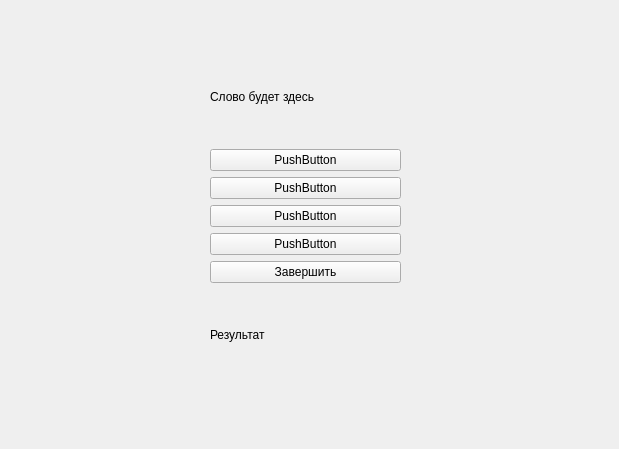
<?xml version="1.0" encoding="UTF-8"?>
<ui version="4.0">
 <class>LearnMode</class>
 <widget class="QWidget" name="LearnMode">
  <property name="geometry">
   <rect>
    <x>0</x>
    <y>0</y>
    <width>619</width>
    <height>449</height>
   </rect>
  </property>
  <property name="windowTitle">
   <string>Form</string>
  </property>
  <widget class="QWidget" name="">
   <property name="geometry">
    <rect>
     <x>210</x>
     <y>50</y>
     <width>191</width>
     <height>331</height>
    </rect>
   </property>
   <layout class="QVBoxLayout" name="verticalLayout">
    <item>
     <widget class="QLabel" name="wordLabel">
      <property name="text">
       <string>Слово будет здесь</string>
      </property>
     </widget>
    </item>
    <item>
     <widget class="QPushButton" name="choiceButton1">
      <property name="text">
       <string>PushButton</string>
      </property>
     </widget>
    </item>
    <item>
     <widget class="QPushButton" name="choiceButton2">
      <property name="text">
       <string>PushButton</string>
      </property>
     </widget>
    </item>
    <item>
     <widget class="QPushButton" name="choiceButton3">
      <property name="text">
       <string>PushButton</string>
      </property>
     </widget>
    </item>
    <item>
     <widget class="QPushButton" name="choiceButton4">
      <property name="text">
       <string>PushButton</string>
      </property>
     </widget>
    </item>
    <item>
     <widget class="QPushButton" name="backButton">
      <property name="text">
       <string>Завершить</string>
      </property>
     </widget>
    </item>
    <item>
     <widget class="QLabel" name="resultLabel">
      <property name="text">
       <string>Результат</string>
      </property>
     </widget>
    </item>
   </layout>
  </widget>
 </widget>
 <resources/>
 <connections/>
</ui>
